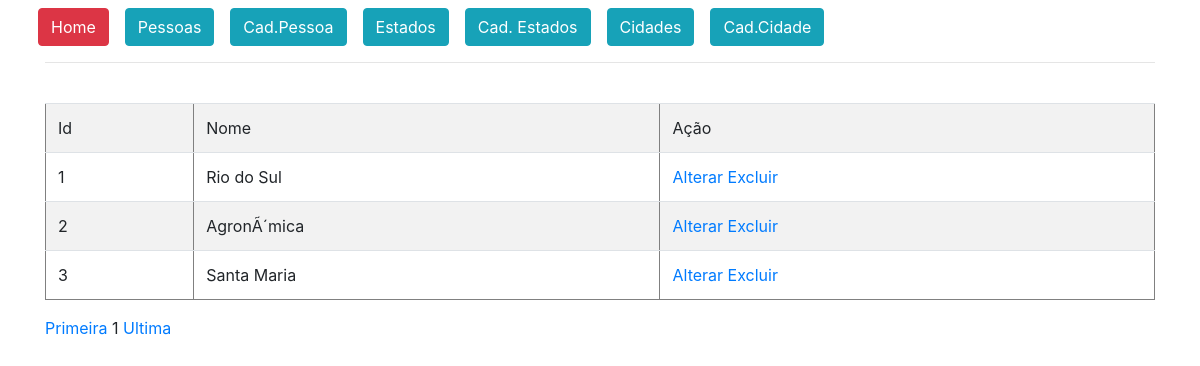
Screenshot of /painel.php?modulo=cidades&pagina=listagem (signed in) with the database file from the repository.
### tables this page shows
CREATE TABLE `menu` (
  `id` int(11) NOT NULL,
  `endereco` varchar(100) NOT NULL,
  `classe` varchar(100) NOT NULL,
  `descricao` varchar(100) NOT NULL,
  `ordem` int(11) NOT NULL
);

CREATE TABLE `cidades` (
  `id` int(11) NOT NULL,
  `codigo` int(11) NOT NULL,
  `nome` varchar(80) NOT NULL,
  `estado` int(11) NOT NULL
);

### cadastros/cidades/listagem.php (the view, shortened to what this page needs)
<?php
    $pagina_atual = filter_input(INPUT_GET,'paginacao', FILTER_SANITIZE_NUMBER_INT);
    $pagina = (!empty($pagina_atual)) ? $pagina_atual : 1;
    $qnt_result_pg = 3;
    $inicio = ($qnt_result_pg * $pagina) - $qnt_result_pg;
    $conn = mysqli_connect('127.0.0.1', 'root', '', 'base_crud');
    $result_cidades = "SELECT * FROM cidades LIMIT $inicio, $qnt_result_pg";
    $resultado_cidades = mysqli_query($conn, $result_cidades);
    $html = '<br>';
    $html .= '<table border="1" class="table table-striped"><tr><td>Id</td><td>Nome</td><td>Ação</td></tr>';
    while($row_cidade = mysqli_fetch_assoc($resultado_cidades)){
        $html .= '<tr>';
        $html .= "<td>" . $row_cidade['id'] . "</td>";
        $html .= "<td>" . $row_cidade['nome'] . "</td>";
        $html .= "<td><a href='?modulo=cidades&pagina=alterar&id=" . $row_cidade['id'] ."'>Alterar </a>";
        $html .= "<a href='?modulo=cidades&pagina=deletar&id=" . $row_cidade['id'] ."'>Excluir</a></td>";
        $html .= '</tr>';
    }
    $html .= '</table>';
    echo $html;
    $result_pg = "SELECT COUNT(id) AS num_result FROM cidades";
    $resultado_pg = mysqli_query($conn, $result_pg);
    $row_pg = mysqli_fetch_assoc($resultado_pg);
    $quantidade_pg = ceil($row_pg['num_result'] / $qnt_result_pg);
    echo "<a href='painel.php?modulo=cidades&pagina=listagem&paginacao=1'>Primeira</a> ";
    echo "$pagina ";
    echo "<a href='painel.php?modulo=cidades&pagina=listagem&paginacao=$quantidade_pg'>Ultima</a>";
?>

### layouts/menu.php
<?php
    $stmt = $conn->prepare('SELECT * FROM menu order by ordem,descricao');
    $stmt->execute();
    $resultado = $stmt->fetchAll();
?>
<div class="row">
    <?php
        foreach ($resultado as $linha) {
            ?>
                <a href="<?=$linha['endereco']?>"
                class="<?=$linha['classe']?>">
                <?=$linha['descricao']?></a>
            <?php
        }
    ?>
    </div>
<hr>

### rows the page displays
menu: descricao "Home"
menu: descricao "Pessoas"
menu: descricao "Cad.Pessoa"
menu: descricao "Estados"
menu: descricao "Cad. Estados"
menu: descricao "Cidades"
menu: descricao "Cad.Cidade"
cidades: id "1", nome "Rio do Sul"
cidades: id "2", nome "AgronÃ´mica"
cidades: id "3", nome "Santa Maria"

### other values shown
$pagina "1"
